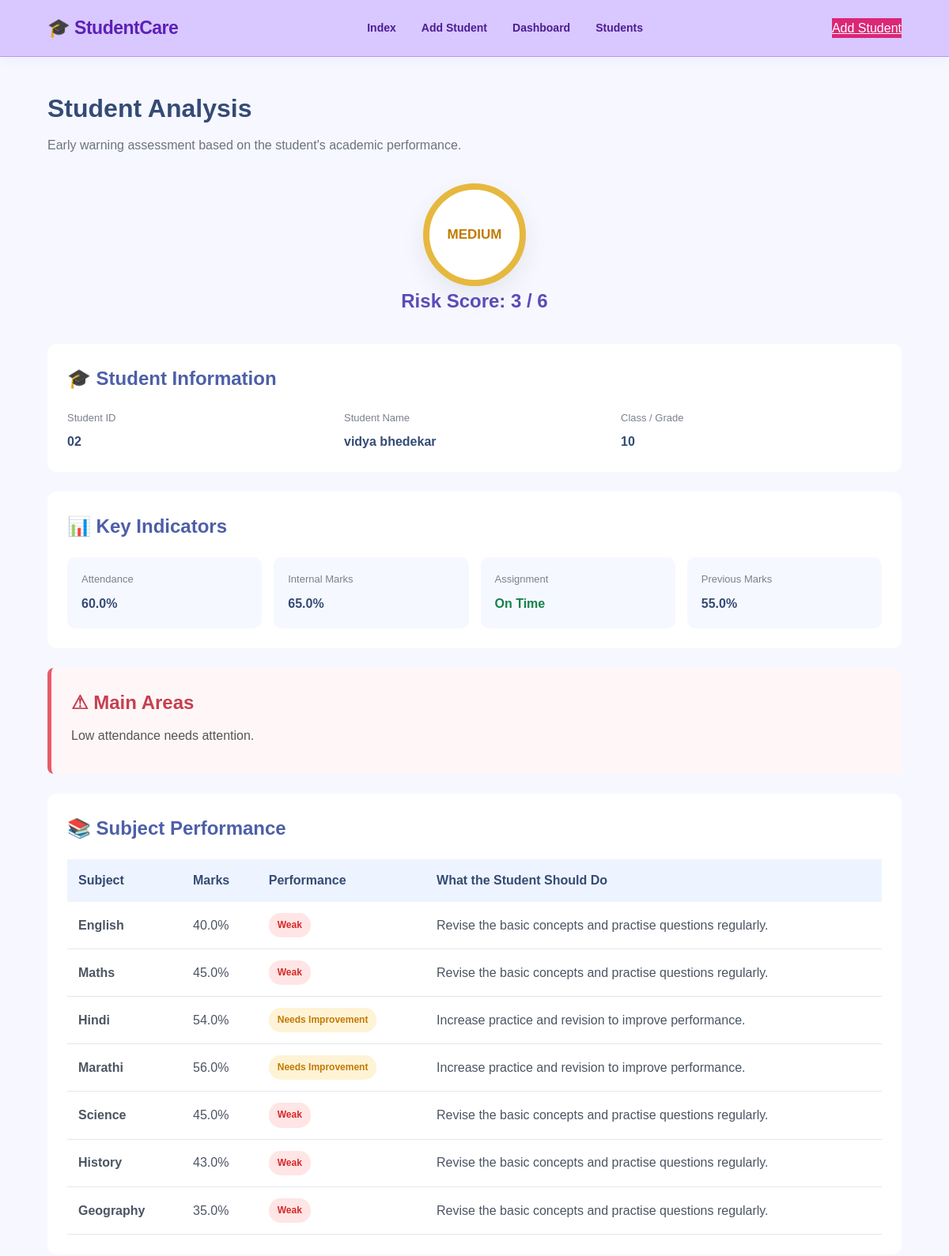
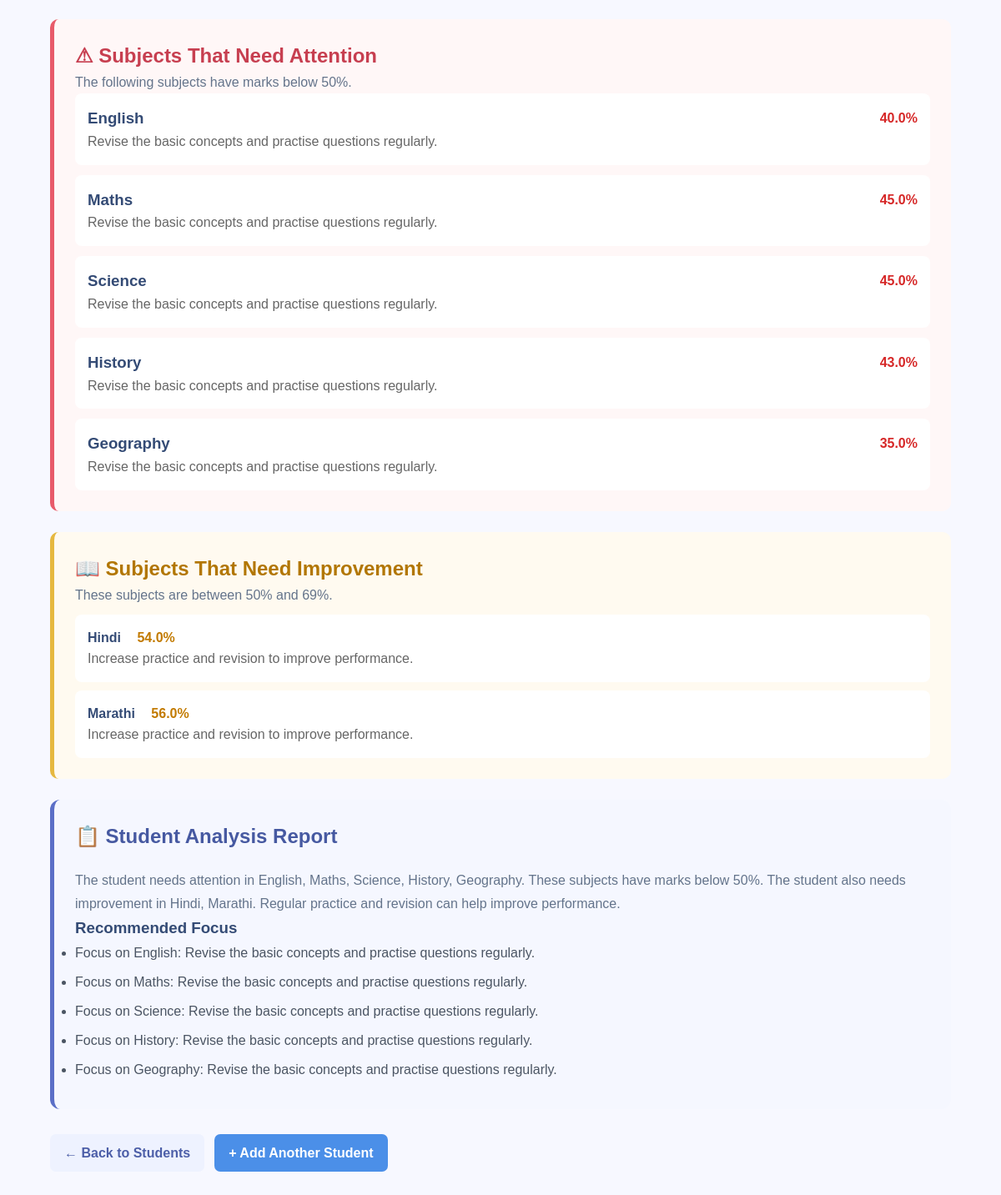
The page /result/3 on the database its author committed (2 pictures, top to bottom).
### tables this page shows
CREATE TABLE students (
            id INTEGER PRIMARY KEY AUTOINCREMENT,
            student_id TEXT NOT NULL,
            student_name TEXT NOT NULL,
            class_name TEXT NOT NULL,

            attendance REAL NOT NULL,
            internal_marks REAL NOT NULL,
            assignment_status TEXT NOT NULL,
            previous_marks REAL NOT NULL,

            english_marks REAL NOT NULL,
            maths_marks REAL NOT NULL,
            hindi_marks REAL NOT NULL,
            marathi_marks REAL NOT NULL,
            science_marks REAL NOT NULL,
            history_marks REAL NOT NULL,
            geography_marks REAL NOT NULL,

            risk_score INTEGER NOT NULL,
            risk_level TEXT NOT NULL
        );

### app.py (the view)
@app.route("/result/<int:student_id>")
def result(student_id):
    conn = get_db_connection()
    student = conn.execute(
        """
        SELECT *
        FROM students
        WHERE id = ?
        """,
        (student_id,)
    ).fetchone()
    conn.close()
    if student is None:
        return "Student not found", 404
    subject_analysis = get_subject_analysis(student)
    analysis_report = create_analysis_report(
        student,
        subject_analysis
    )
    weak_subjects = [
        item for item in subject_analysis
        if item["level"] == "Weak"
    ]
    improvement_subjects = [
        item for item in subject_analysis
        if item["level"] == "Needs Improvement"
    ]
    return render_template(
        "result.html",
        student=student,
        subject_analysis=subject_analysis,
        weak_subjects=weak_subjects,
        improvement_subjects=improvement_subjects,
        analysis_report=analysis_report
    )

### app.py (called while the page is built)
def get_db_connection():
    conn = sqlite3.connect(DATABASE)
    conn.row_factory = sqlite3.Row
    return conn

### templates/result.html (shortened to what this page needs)
{% extends "base.html" %}
{% block content %}
<div class="result-container">
    <div class="result-heading">
        <h1>
            Student Analysis
        </h1>
        <p>
            Early warning assessment based on the student's
            academic performance.
        </p>
    </div>
    <div class="risk-summary">
        <div class="risk-circle
            {% if student['risk_level'] == 'Low' %}
                result-low
            {% elif student['risk_level'] == 'Medium' %}
                result-medium
            {% else %}
                result-high
            {% endif %}
        ">
            <span>
                {{ student['risk_level']|upper }}
            </span>
        </div>
        <h2>
            Risk Score:
            {{ student['risk_score'] }} / 6
        </h2>
    </div>
    <div class="result-section">
        <div class="section-title">
            <h2>
                🎓 Student Information
            </h2>
        </div>
        <div class="student-details">
            <div class="detail-item">
                <span>
                    Student ID
                </span>
                <strong>
                    {{ student['student_id'] }}
                </strong>
            </div>
            <div class="detail-item">
                <span>
                    Student Name
                </span>
                <strong>
                    {{ student['student_name'] }}
                </strong>
            </div>
            <div class="detail-item">
                <span>
                    Class / Grade
                </span>
                <strong>
                    {{ student['class_name'] }}
                </strong>
            </div>
        </div>
    </div>
    <div class="result-section">
        <div class="section-title">
            <h2>
                📊 Key Indicators
            </h2>
        </div>
        <div class="indicator-grid">
            <div class="indicator">
                <span>
                    Attendance
                </span>
                <strong>
                    {{ student['attendance'] }}%
                </strong>
            </div>
            <div class="indicator">
                <span>
                    Internal Marks
                </span>
                <strong>
                    {{ student['internal_marks'] }}%
                </strong>
            </div>
            <div class="indicator">
                <span>
                    Assignment
                </span>
                {% if student['assignment_status'] == 'On Time' %}
                <strong class="good-text">
                    On Time
                </strong>
                {% else %}
                <strong class="weak-text">
                    Low Submission
                </strong>
                {% endif %}
            </div>
            <div class="indicator">
                <span>
                    Previous Marks
                </span>
                <strong>
                    {{ student['previous_marks'] }}%
                </strong>
            </div>
        </div>
    </div>
    {% if student['risk_level'] != 'Low' %}
    <div class="main-areas">
        <h2>
            ⚠ Main Areas
        </h2>
        {% if student['attendance'] < 75 %}
        <div class="area-item">
            Low attendance needs attention.
        </div>
        {% endif %}
    </div>
    {% endif %}
    <div class="result-section">
        <div class="section-title">
            <h2>
                📚 Subject Performance
            </h2>
        </div>
        <div class="subject-table-container">
            <table class="subject-table">
                <thead>
                    <tr>
                        <th>
                            Subject
                        </th>
                        <th>
                            Marks
                        </th>
                        <th>
                            Performance
                        </th>
                        <th>
                            What the Student Should Do
                        </th>
                    </tr>
                </thead>
                <tbody>
                    {% for item in subject_analysis %}
                    <tr>
                        <td>
                            <strong>
                                {{ item['subject'] }}
                            </strong>
                        </td>
                        <td>
                            {{ item['marks'] }}%
                        </td>
                        <td>
                            {% if item['level'] == 'Weak' %}
                            <span class="subject-badge subject-weak">
                                Weak
                            </span>
                            {% elif item['level'] == 'Needs Improvement' %}
                            <span class="subject-badge subject-improvement">
                                Needs Improvement
                            </span>
                            {% else %}
                            <span class="subject-badge subject-good">
                                Good
                            </span>
                            {% endif %}
                        </td>
                        <td>
                            {{ item['advice'] }}
                        </td>
                    </tr>
                    {% endfor %}
                </tbody>
            </table>
        </div>
    </div>
    {% if weak_subjects %}
    <div class="weak-subject-section">
        <h2>
            ⚠ Subjects That Need Attention
        </h2>
        <p>
            The following subjects have marks below 50%.
        </p>
        <div class="weak-subject-list">
            {% for item in weak_subjects %}
            <div class="weak-subject">
                <div>
                    <h3>
                        {{ item['subject'] }}
                    </h3>
                    <span>
                        {{ item['marks'] }}%
                    </span>
                </div>
                <p>
                    {{ item['advice'] }}
                </p>
            </div>
            {% endfor %}
        </div>
    </div>
    {% endif %}
    {% if improvement_subjects %}
    <div class="improvement-section">
        <h2>
            📖 Subjects That Need Improvement
        </h2>
        <p>
            These subjects are between 50% and 69%.
        </p>
        <div class="improvement-list">
            {% for item in improvement_subjects %}
            <div class="improvement-item">
                <strong>
                    {{ item['subject'] }}
                </strong>
                <span>
                    {{ item['marks'] }}%
                </span>
                <p>
                    {{ item['advice'] }}
                </p>
            </div>
            {% endfor %}
        </div>
    </div>
    {% endif %}
    <div class="analysis-report">
        <div class="section-title">
            <h2>
                📋 Student Analysis Report
            </h2>
        </div>
        <div class="report-content">
            <p>
                {{ analysis_report }}
            </p>
            {% if weak_subjects %}
            <h3>
                Recommended Focus
            </h3>
            <ul>
                {% for item in weak_subjects %}
                <li>
                    Focus on {{ item['subject'] }}:
                    {{ item['advice'] }}
                </li>
                {% endfor %}
            </ul>
            {% else %}
            <p class="positive-report">
                No subject is currently below 50%.
                Continue regular revision and practice.
            </p>
            {% endif %}
        </div>
    </div>
    <div class="result-actions">
        <a
            href="{{ url_for('students') }}"
            class="back-btn"
        >
            ← Back to Students
        </a>
        <a
            href="{{ url_for('add_student') }}"
            class="add-btn"
        >
            + Add Another Student
        </a>
    </div>
</div>
{% endblock %}

### rows shown on the page
students: risk_level "MEDIUM", risk_score "3", student_id "02", student_name "vidya bhedekar", class_name "10", attendance "60.0", internal_marks "65.0", previous_marks "55.0", subject "English", marks "40.0", shows "Weak", advice "Revise the basic concepts and practise questions regularly.", subject "Maths", marks "45.0", subject "Hindi", marks "54.0", advice "Increase practice and revision to improve performance.", subject "Marathi", marks "56.0", subject "Science", subject "History", marks "43.0", subject "Geography", marks "35.0"
